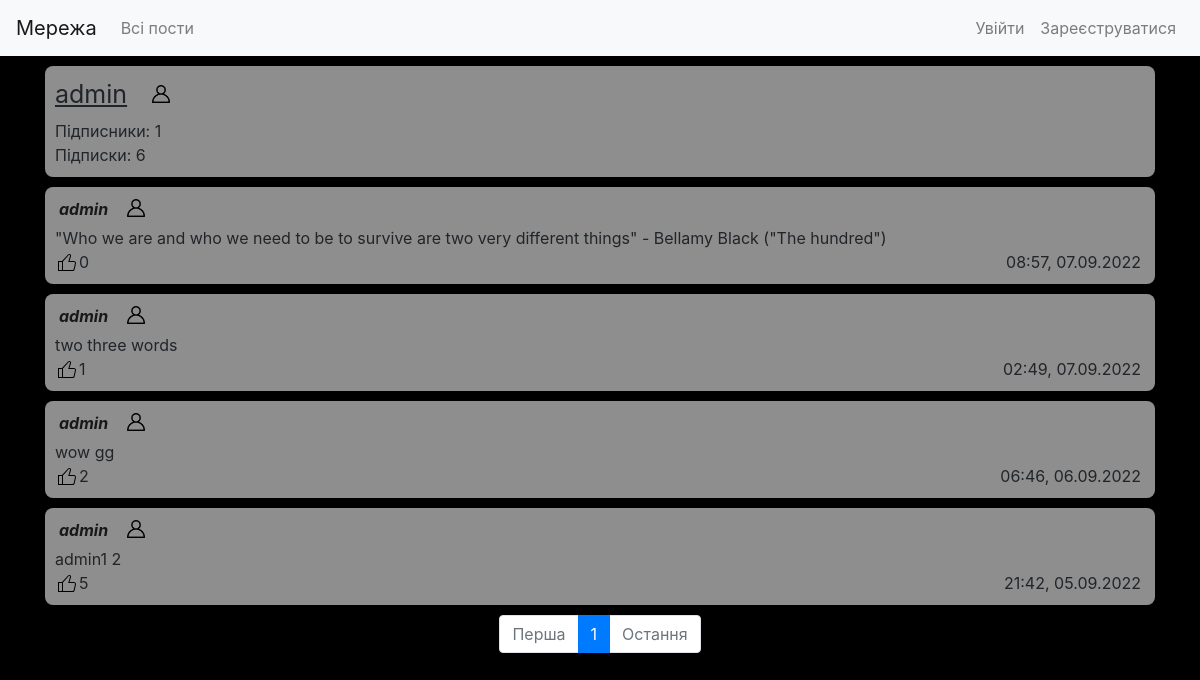
/profile/admin, run on the app's committed database.
### network/models.py (models this page shows, shortened)
class User(AbstractUser):
    pass

class Post(models.Model):
    author = models.ForeignKey(User, on_delete = models.CASCADE, related_name = "authorUser")
    textarea = models.TextField(max_length = 5000)
    timestamp = models.DateTimeField(auto_now_add=True)
    likes = models.ManyToManyField(User, related_name = "likes", blank = True)

### network/views.py (the view)
# urls.py: path("profile/<str:name>", views.profile, name="profile"),
def profile(request, name):
    otherUser = User.objects.get(username = name)
    myOwn = request.user
    statusFollow = False
    followers = Followers.objects.filter(user = otherUser)
    if followers:
        for extractList in followers:
            lenFollowlist = len(extractList.who.all())
            for unit in extractList.who.all():
                if unit == myOwn:
                    statusFollow = True
                    break
    else:
        lenFollowlist = 0
    followings = Following.objects.filter(user = otherUser)
    if followings:
        for extractList in followings:
            lenFollowinglist = len(extractList.who.all())
    else:
        lenFollowinglist = 0
    posts = Post.objects.filter(author = otherUser).order_by('-timestamp')
    forrange = math.ceil(len(posts)/N)+1
    paginator = Paginator(posts, N)
    page_number = request.GET.get('page')
    page_obj = paginator.get_page(page_number)
    return render(request, "network/profile.html", {
        "page_obj": page_obj,
        "range": range(1, forrange),
        "guest": name,
        "statusFollow": statusFollow,
        "followersCount": lenFollowlist,
        "followingCount": lenFollowinglist
    })

### network/templates/network/profile.html (shortened to what this page needs)
{% extends "network/layout.html" %}
{% block body %}
    <div class="container">
        <div class="comment">
            <div class="d-flex flex-row align-items-center flexgap margbot5">
                <p class="profileName"> {{ guest }} </p>
                {% if user.is_authenticated %}
                    {% if statusFollow %}
                        <button onclick="subscribeFunction(this)" title="відписатися" class="subscribe" type="submit" data-author="{{guest}}" data-substatus="true" >
                            <img src="/static/network/black.png" class="imagepad" width="18px" height="18px">
                        </button>
                    {% elif request.user.username == guest %}
                    {% else %}
                        <button onclick="subscribeFunction(this)" title="підписатися"  class="subscribe" type="submit" data-author="{{guest}}" data-substatus="false" >
                            <img src="/static/network/white.png" class="imagepad" width="18px" height="18px">
                        </button>
                    {% endif %}
                {% else %}
                    <img src="/static/network/white.png" class="imagepad" width="18px" height="18px">
                {% endif %}
            </div>
            <p>Пiдписники: <span class="changefw">{{ followersCount }}</span></p>
            <p>Пiдписки: {{ followingCount }}</p>
        </div>
        {% for post in page_obj %}
            <div class="comment comment-{{post.id}}">
                <div class="d-flex flex-row align-items-center flexgap margbot5">
                    <a class="linkForUser frame" href="{% url 'profile' post.author %}"> {{ post.author }} </a>
                    {% if user.is_authenticated %}
                        {% if statusFollow %}
                            <button onclick="subscribeFunction(this)" title="unsubscribe" class="subscribe" type="submit" data-author="{{post.author}}" data-substatus="true" >
                                <img src="/static/network/black.png" class="imagepad" width="18px" height="18px">
                            </button>
                        {% elif request.user == post.author %}
                        {% else %}
                            <button onclick="subscribeFunction(this)" title="subscribe"  class="subscribe" type="submit" data-author="{{post.author}}" data-substatus="false" >
                                <img src="/static/network/white.png" class="imagepad" width="18px" height="18px">
                            </button>
                        {% endif %}
                    {% else %}
                        <img src="/static/network/white.png" class="imagepad" width="18px" height="18px">
                    {% endif %}
                </div>
                <div class="divPostArea-{{post.id}}">
                    <p class="postArea-{{post.id}}">
                        {{ post.textarea }}
                    </p>
                </div>
                <span class="frame floatRight">{{ post.timestamp|date:'H:i, d.m.Y'}}</span>
                <div class="likediv">
                    <span class="likeCount-{{post.id}}">
                        {{ post.likes.all|length }}
                    </span>
                </div>
            </div>
        {% empty %}
            <div class="comment">
                <p class="centerText">У вас ще немає публікацій</p>
            </div>
        {% endfor %}
    </div>
    <nav class="pagnav">
        <ul class="pagination justify-content-center">
            {% if page_obj.number == 1 %}
                <li class="page-item disabled"><a class="page-link" href="?page=1">Перша</a></li>
            {% else %}
                <li class="page-item"><a class="page-link" href="?page=1">Перша</a></li>
            {% endif %}
            {% if page_obj.paginator.num_pages < 4 %}
                {% for i in range %}
                    {% if page_obj.number == i %}
                        <li class="page-item active"><a class="page-link" href="?page={{ i }}"> {{ i }} </a></li>
                    {% else %}
                        <li class="page-item"><a class="page-link" href="?page={{ i }}"> {{ i }} </a></li>
                    {% endif %}
                {% endfor %}
            {% endif %}
            {% if page_obj.number == page_obj.paginator.num_pages %}
                <li class="page-item disabled"><a class="page-link" href="?page={{ page_obj.paginator.num_pages }}">Остання</a></li>
            {% else %}
                <li class="page-item"><a class="page-link" href="?page={{ page_obj.paginator.num_pages }}">Остання</a></li>
            {% endif %}
        </ul>
    </nav>
{% endblock %}

### network/static/network/styles.css (style rules this page uses)
body { background-color: rgb(0, 0, 0); user-select: none; }
p { margin: 0; user-select: text; word-break: break-all; }
.comment { width: 100%; height: 100%; margin-bottom: 10px; margin-top: 10px; padding: 10px 10px; border-radius: 8px; background-color: #d6d6d6a9; }
.floatRight { float: right; }
.frame { width: fit-content; background-color: transparent; padding-left: 4px; padding-right: 4px; }
.linkForUser { color: rgb(24, 24, 24); font-style: italic; font-weight: bold; }
.likediv { display: flex; align-items: flex-end; }
.imagepad { margin-bottom: 2px; }
.margbot5 { margin-bottom: 5px;; }
.flexgap { gap: 15px; }
.profileName { text-decoration: underline; font-size: 25px; margin-right: 10px; }

### data on the page
User: username "admin"
Post: author "admin", textarea "\"Who we are and who we need to be to survive are two very different things\" - Bellamy Black (\"The hundred\")", timestamp "08:57, 07.09.2022", likes.all|length "0"
Post: author "admin", textarea "two three words", timestamp "02:49, 07.09.2022", likes.all|length "1"
Post: author "admin", textarea "wow gg", timestamp "06:46, 06.09.2022", likes.all|length "2"
Post: author "admin", textarea "admin1 2", timestamp "21:42, 05.09.2022", likes.all|length "5"

### other printed values
{{ followersCount }} "1"
{{ followingCount }} "6"
{{ i }} "1"
